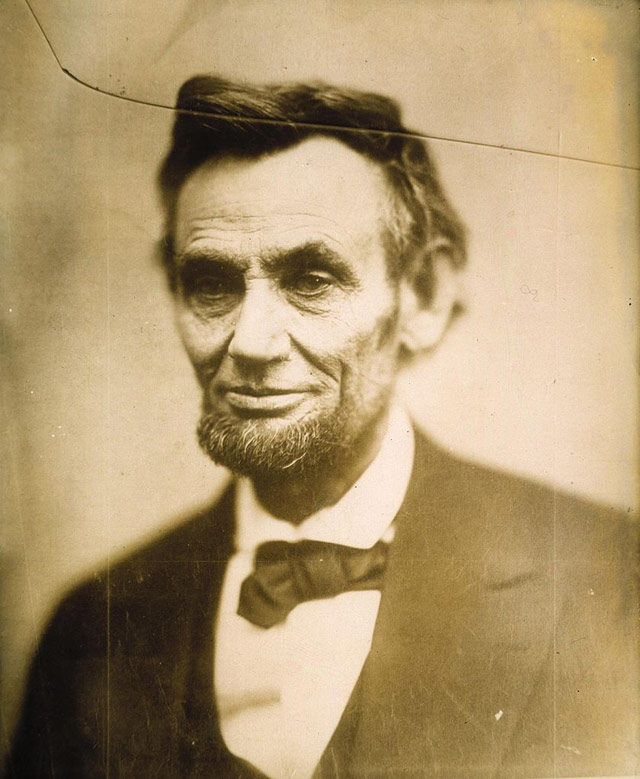
#> input picture images/abraham.jpg, 640 x 779 px
$ jupyter execute 'Lecture10.3 - Mini Project #12 - Photo Restoration using inpainting.ipynb'
#> lines starting #> are read from the running program, lines starting #| are printed output that depends on the picture; after the words box and inside, x2 and y2 are one past the last pixel; in counts of white or black regions, pixels touching at a corner belong together
## Photo Restoration using inpainting

[cell 1]
import cv2
import numpy as np


# Load our damaged photo
image = cv2.imread('images/abraham.jpg')
#> image is the input picture: shape (779, 640, 3); mean B, G, R 110.9, 150.5, 173.5
cv2.imshow('Original Damaged Photo', image)
cv2.waitKey(0)

# Load the photo where we've marked the damaged areas
marked_damages = cv2.imread('images/mask.jpg', 0)
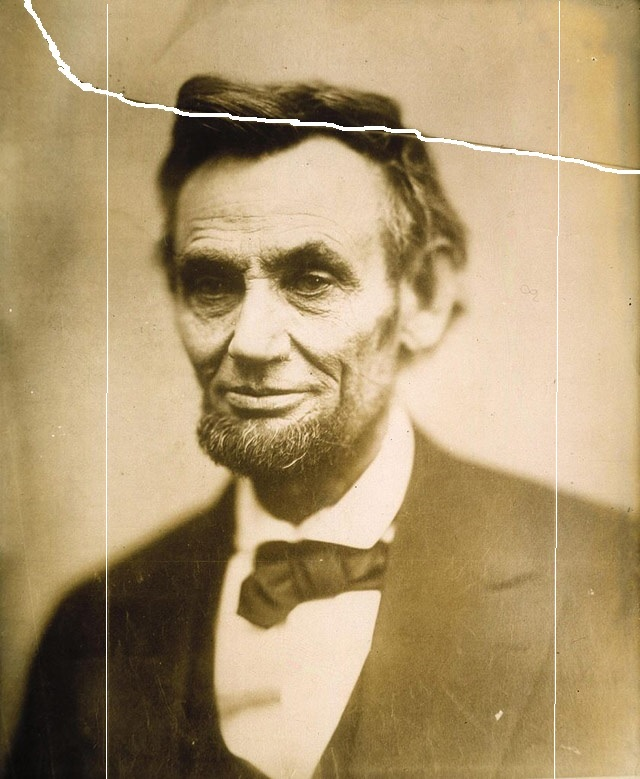
#> input picture images/mask.jpg, 640 x 779 px
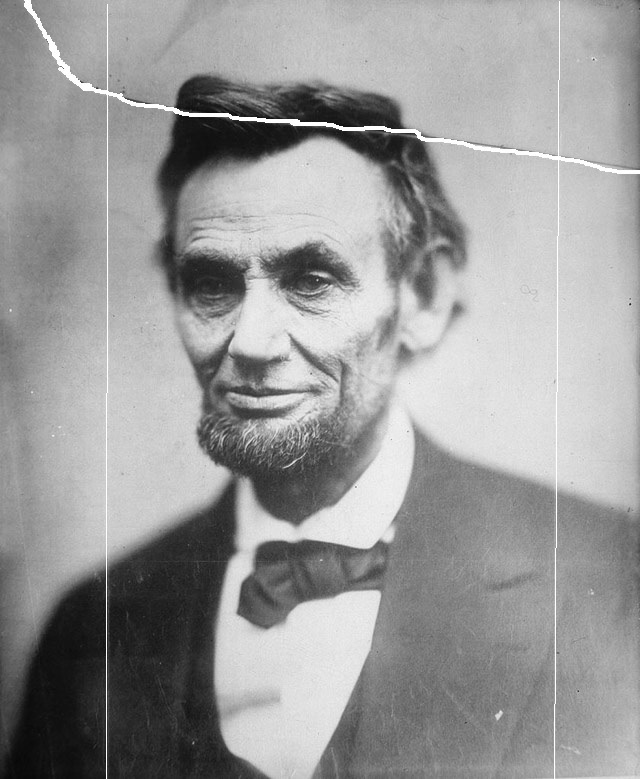
#> marked_damages: shape (779, 640); min 7, max 255, mean 153.9
cv2.imshow('Marked Damages', marked_damages)
cv2.waitKey(0)

# Let's make a mask out of our marked image be changing all colors
# that are not white, to black
ret, thresh1 = cv2.threshold(marked_damages, 254, 255, cv2.THRESH_BINARY)
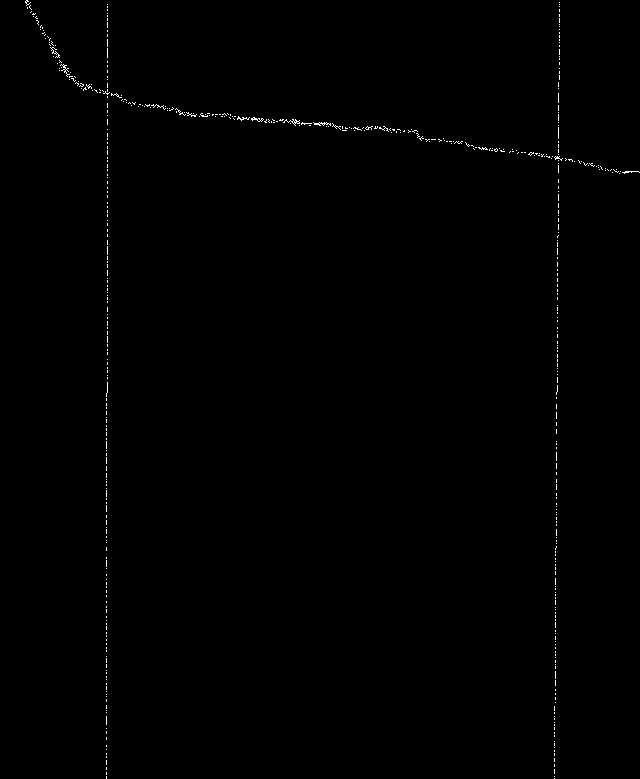
#> thresh1: shape (779, 640); 0.37% white in thin lines or dots
cv2.imshow('Threshold Binary', thresh1)
cv2.waitKey(0)

# Let's dilate (make thicker) our the marks w made
# since thresholding has narrowed it slightly
kernel = np.ones((7,7), np.uint8)
mask = cv2.dilate(thresh1, kernel, iterations = 1)
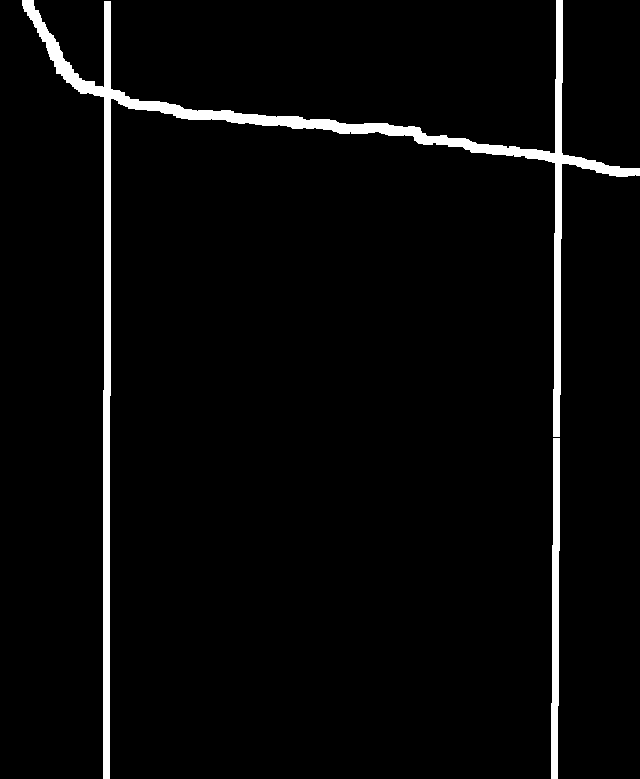
#> mask: shape (779, 640); 3.6% white; 2 white regions, box (x1, y1, x2, y2) and area: (22, 0, 640, 779) 15340, (551, 438, 560, 779) 2396
cv2.imshow('Dilated Mask', mask)
cv2.imwrite("images/abraham_mask.png", mask)

cv2.waitKey(0)
restored = cv2.inpaint(image, mask, 3, cv2.INPAINT_TELEA)

cv2.imshow('Restored', restored)
cv2.waitKey(0)
cv2.destroyAllWindows()
